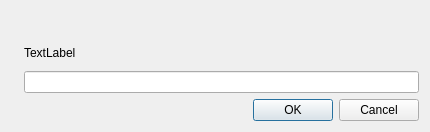
<?xml version="1.0" encoding="UTF-8"?>
<ui version="4.0">
 <class>textInputForm</class>
 <widget class="QDialog" name="textInputForm">
  <property name="windowModality">
   <enum>Qt::ApplicationModal</enum>
  </property>
  <property name="geometry">
   <rect>
    <x>0</x>
    <y>0</y>
    <width>430</width>
    <height>132</height>
   </rect>
  </property>
  <property name="windowTitle">
   <string>Selection dialog</string>
  </property>
  <layout class="QGridLayout" name="gridLayout">
   <item row="0" column="0">
    <widget class="QLabel" name="labelWidget">
     <property name="text">
      <string/>
     </property>
    </widget>
   </item>
   <item row="1" column="1">
    <widget class="QLabel" name="label">
     <property name="text">
      <string>TextLabel</string>
     </property>
    </widget>
   </item>
   <item row="2" column="1">
    <widget class="QLineEdit" name="lineEdit"/>
   </item>
   <item row="3" column="1">
    <layout class="QHBoxLayout" name="horizontalLayout">
     <item>
      <spacer name="horizontalSpacer">
       <property name="orientation">
        <enum>Qt::Horizontal</enum>
       </property>
       <property name="sizeHint" stdset="0">
        <size>
         <width>40</width>
         <height>20</height>
        </size>
       </property>
      </spacer>
     </item>
     <item>
      <widget class="QDialogButtonBox" name="buttonBox">
       <property name="orientation">
        <enum>Qt::Horizontal</enum>
       </property>
       <property name="standardButtons">
        <set>QDialogButtonBox::Cancel|QDialogButtonBox::Ok</set>
       </property>
      </widget>
     </item>
    </layout>
   </item>
  </layout>
 </widget>
 <resources/>
 <connections>
  <connection>
   <sender>buttonBox</sender>
   <signal>accepted()</signal>
   <receiver>textInputForm</receiver>
   <slot>accept()</slot>
   <hints>
    <hint type="sourcelabel">
     <x>248</x>
     <y>254</y>
    </hint>
    <hint type="destinationlabel">
     <x>157</x>
     <y>274</y>
    </hint>
   </hints>
  </connection>
  <connection>
   <sender>buttonBox</sender>
   <signal>rejected()</signal>
   <receiver>textInputForm</receiver>
   <slot>reject()</slot>
   <hints>
    <hint type="sourcelabel">
     <x>316</x>
     <y>260</y>
    </hint>
    <hint type="destinationlabel">
     <x>286</x>
     <y>274</y>
    </hint>
   </hints>
  </connection>
 </connections>
</ui>
